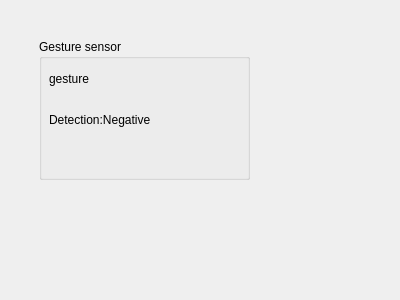
<?xml version="1.0" encoding="UTF-8"?>
<ui version="4.0">
 <class>Form</class>
 <widget class="QWidget" name="Form">
  <property name="geometry">
   <rect>
    <x>0</x>
    <y>0</y>
    <width>400</width>
    <height>300</height>
   </rect>
  </property>
  <property name="windowTitle">
   <string>Form</string>
  </property>
  <widget class="QGroupBox" name="groupBox">
   <property name="geometry">
    <rect>
     <x>39</x>
     <y>39</y>
     <width>211</width>
     <height>141</height>
    </rect>
   </property>
   <property name="title">
    <string>Gesture sensor</string>
   </property>
   <widget class="QLabel" name="gesture">
    <property name="geometry">
     <rect>
      <x>10</x>
      <y>30</y>
      <width>61</width>
      <height>20</height>
     </rect>
    </property>
    <property name="text">
     <string>gesture</string>
    </property>
   </widget>
   <widget class="QLabel" name="label">
    <property name="geometry">
     <rect>
      <x>10</x>
      <y>70</y>
      <width>141</width>
      <height>21</height>
     </rect>
    </property>
    <property name="text">
     <string>Detection:Negative</string>
    </property>
   </widget>
  </widget>
 </widget>
 <resources/>
 <connections/>
</ui>
